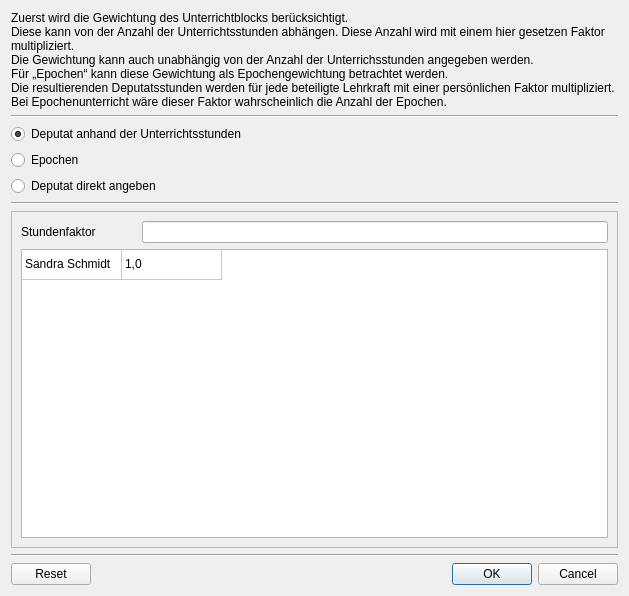
<?xml version="1.0" encoding="UTF-8"?>
<ui version="4.0">
 <class>Dialog</class>
 <widget class="QDialog" name="Dialog">
  <property name="geometry">
   <rect>
    <x>0</x>
    <y>0</y>
    <width>629</width>
    <height>596</height>
   </rect>
  </property>
  <property name="windowTitle">
   <string>Deputatsanteil festlegen</string>
  </property>
  <layout class="QVBoxLayout" name="verticalLayout_2">
   <item>
    <widget class="QLabel" name="info">
     <property name="text">
      <string>Zuerst wird die Gewichtung des Unterrichtblocks berücksichtigt.
Diese kann von der Anzahl der Unterrichtsstunden abhängen. Diese Anzahl wird mit einem hier gesetzen Faktor multipliziert.
Die Gewichtung kann auch unabhängig von der Anzahl der Unterrichsstunden angegeben werden.
Für „Epochen“ kann diese Gewichtung als Epochengewichtung betrachtet werden.
Die resultierenden Deputatsstunden werden für jede beteiligte Lehrkraft mit einer persönlichen Faktor multipliziert. Bei Epochenunterricht wäre dieser Faktor wahrscheinlich die Anzahl der Epochen.</string>
     </property>
     <property name="wordWrap">
      <bool>true</bool>
     </property>
    </widget>
   </item>
   <item>
    <widget class="Line" name="line_3">
     <property name="orientation">
      <enum>Qt::Horizontal</enum>
     </property>
    </widget>
   </item>
   <item>
    <widget class="QRadioButton" name="rb_lessons">
     <property name="text">
      <string>Deputat anhand der Unterrichtsstunden</string>
     </property>
     <property name="checked">
      <bool>true</bool>
     </property>
    </widget>
   </item>
   <item>
    <widget class="QRadioButton" name="rb_blocks">
     <property name="text">
      <string>Epochen</string>
     </property>
    </widget>
   </item>
   <item>
    <widget class="QRadioButton" name="rb_direct">
     <property name="text">
      <string>Deputat direkt angeben</string>
     </property>
    </widget>
   </item>
   <item>
    <widget class="Line" name="line_2">
     <property name="orientation">
      <enum>Qt::Horizontal</enum>
     </property>
    </widget>
   </item>
   <item>
    <widget class="QFrame" name="frame">
     <property name="frameShape">
      <enum>QFrame::StyledPanel</enum>
     </property>
     <property name="frameShadow">
      <enum>QFrame::Raised</enum>
     </property>
     <layout class="QVBoxLayout" name="verticalLayout">
      <item>
       <layout class="QHBoxLayout" name="horizontalLayout">
        <item>
         <widget class="QLabel" name="workload_label">
          <property name="text">
           <string>Stundenfaktor</string>
          </property>
         </widget>
        </item>
        <item>
         <spacer name="horizontalSpacer">
          <property name="orientation">
           <enum>Qt::Horizontal</enum>
          </property>
          <property name="sizeType">
           <enum>QSizePolicy::Fixed</enum>
          </property>
          <property name="sizeHint" stdset="0">
           <size>
            <width>40</width>
            <height>20</height>
           </size>
          </property>
         </spacer>
        </item>
        <item>
         <widget class="QLineEdit" name="lineEdit"/>
        </item>
       </layout>
      </item>
      <item>
       <widget class="QTableWidget" name="teacher_table">
        <attribute name="horizontalHeaderVisible">
         <bool>false</bool>
        </attribute>
        <attribute name="horizontalHeaderStretchLastSection">
         <bool>false</bool>
        </attribute>
        <attribute name="verticalHeaderVisible">
         <bool>false</bool>
        </attribute>
        <row>
         <property name="text">
          <string>New Row</string>
         </property>
        </row>
        <column>
         <property name="text">
          <string>person</string>
         </property>
        </column>
        <column>
         <property name="text">
          <string>factor</string>
         </property>
        </column>
        <item row="0" column="0">
         <property name="text">
          <string>Sandra Schmidt</string>
         </property>
        </item>
        <item row="0" column="1">
         <property name="text">
          <string>1,0</string>
         </property>
        </item>
       </widget>
      </item>
     </layout>
    </widget>
   </item>
   <item>
    <widget class="Line" name="line">
     <property name="orientation">
      <enum>Qt::Horizontal</enum>
     </property>
    </widget>
   </item>
   <item>
    <widget class="QDialogButtonBox" name="buttonBox">
     <property name="toolTip">
      <string>So setzen, dass mit diesem „Kurs“ keine Deputatsstunden verbunden sind.</string>
     </property>
     <property name="orientation">
      <enum>Qt::Horizontal</enum>
     </property>
     <property name="standardButtons">
      <set>QDialogButtonBox::Cancel|QDialogButtonBox::Ok|QDialogButtonBox::Reset</set>
     </property>
    </widget>
   </item>
  </layout>
 </widget>
 <resources/>
 <connections>
  <connection>
   <sender>buttonBox</sender>
   <signal>accepted()</signal>
   <receiver>Dialog</receiver>
   <slot>accept()</slot>
   <hints>
    <hint type="sourcelabel">
     <x>270</x>
     <y>324</y>
    </hint>
    <hint type="destinationlabel">
     <x>157</x>
     <y>274</y>
    </hint>
   </hints>
  </connection>
  <connection>
   <sender>buttonBox</sender>
   <signal>rejected()</signal>
   <receiver>Dialog</receiver>
   <slot>reject()</slot>
   <hints>
    <hint type="sourcelabel">
     <x>338</x>
     <y>324</y>
    </hint>
    <hint type="destinationlabel">
     <x>286</x>
     <y>274</y>
    </hint>
   </hints>
  </connection>
 </connections>
</ui>
